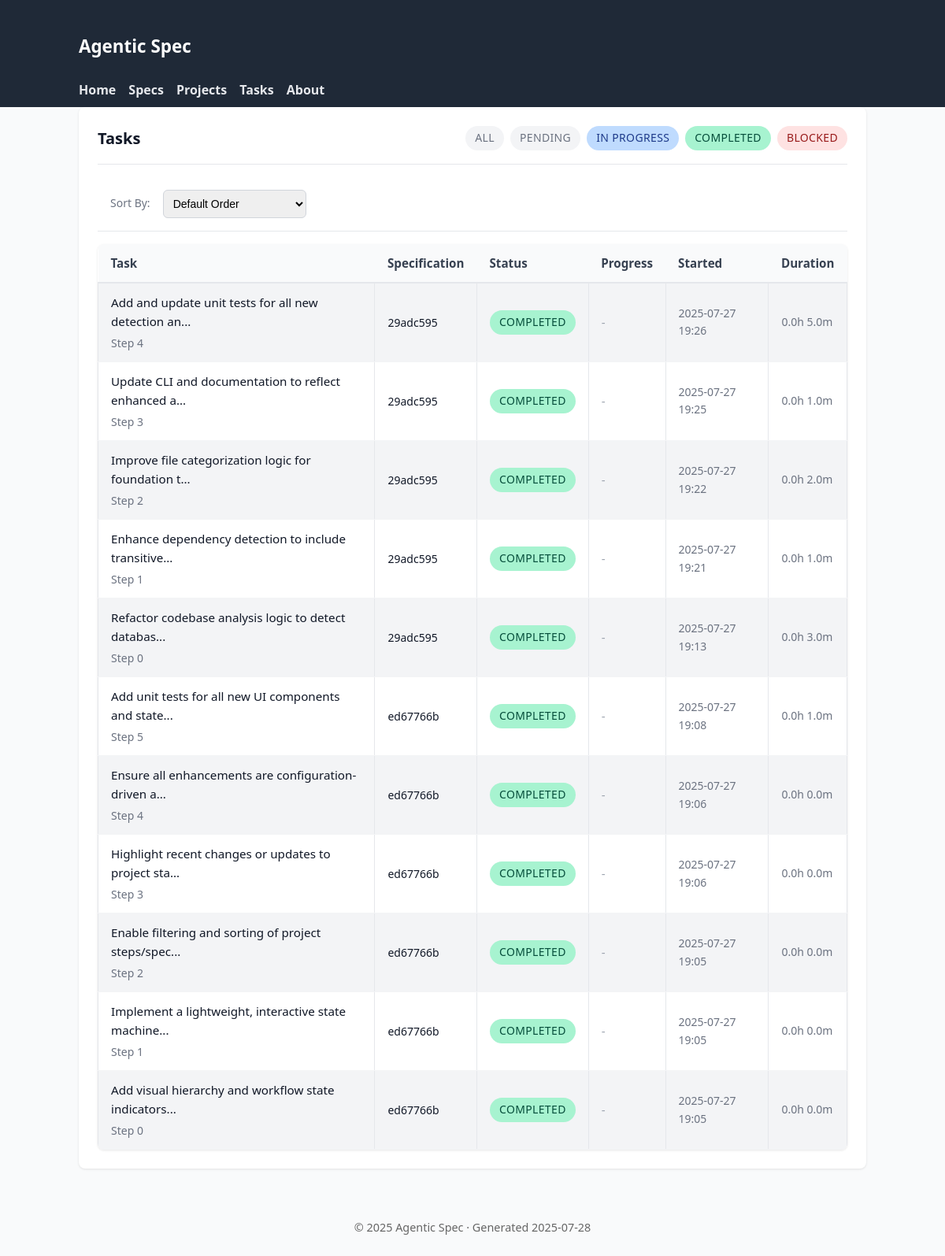
The page /tasks on the database its author committed.
### tables this page shows
CREATE TABLE tasks (
                id TEXT PRIMARY KEY,
                spec_id TEXT NOT NULL,
                step_index INTEGER NOT NULL,
                task TEXT NOT NULL,
                details TEXT NOT NULL,
                files TEXT NOT NULL,
                acceptance TEXT NOT NULL,
                estimated_effort TEXT NOT NULL,
                sub_spec_id TEXT,
                decomposition_hint TEXT,
                status TEXT DEFAULT 'pending',
                started_at TIMESTAMP,
                completed_at TIMESTAMP,
                time_spent_minutes INTEGER,
                completion_notes TEXT,
                blockers TEXT DEFAULT '[]',
                -- Enhanced tracking fields
                is_completed BOOLEAN DEFAULT FALSE,
                assigned_to TEXT DEFAULT 'unassigned',
                priority INTEGER DEFAULT 5,
                last_accessed TIMESTAMP,
                estimated_completion_date TIMESTAMP,
                actual_effort_minutes INTEGER,
                dependencies TEXT DEFAULT '[]',
                -- Lifecycle timestamps
                blocked_at TIMESTAMP,
                unblocked_at TIMESTAMP,
                approved_at TIMESTAMP,
                rejected_at TIMESTAMP,
                FOREIGN KEY (spec_id) REFERENCES specifications (id) ON DELETE CASCADE
            );

### agentic_spec/web_ui.py (the view)
@app.get("/tasks", response_class=HTMLResponse)
async def list_tasks(
    request: Request,
    status: str | None = None,
    spec_id: str | None = None,
    project: str | None = None,
    start_date: str | None = None,
    end_date: str | None = None,
):
    def _parse_date(date_str: str | None) -> datetime | None:
        if not date_str:
            return None
        try:
            return datetime.fromisoformat(date_str)
        except ValueError:
            return None
    start_dt = _parse_date(start_date)
    end_dt = _parse_date(end_date)
    async with await get_db_manager() as manager:
        candidate_tasks: list[TaskDB] = []
        if spec_id:
            candidate_tasks = await manager.backend.get_tasks_for_spec(spec_id)
        else:
            specs: list[SpecificationDB] = await manager.backend.list_specifications()
            if project:
                specs = [s for s in specs if s.context.get("project") == project]
            for spec in specs:
                spec_tasks = await manager.backend.get_tasks_for_spec(spec.id)
                candidate_tasks.extend(spec_tasks)
        if status:
            candidate_tasks = [t for t in candidate_tasks if t.status.value == status]
        if start_dt:
            candidate_tasks = [
                t for t in candidate_tasks if t.started_at and t.started_at >= start_dt
            ]
        if end_dt:
            candidate_tasks = [
                t for t in candidate_tasks if t.started_at and t.started_at <= end_dt
            ]
        candidate_tasks.sort(key=lambda t: t.started_at or datetime.min, reverse=True)
        ctx = base_context(request, title="Tasks")
        ctx.update(
            {
                "tasks": candidate_tasks,
                "filters": {
                    "status": status,
                    "spec_id": spec_id,
                    "project": project,
                    "start_date": start_date,
                    "end_date": end_date,
                },
            }
        )
        return templates.TemplateResponse("task_list.html", ctx)

### agentic_spec/web_templates/task_list.html (shortened to what this page needs)
{% extends 'base.html' %}
{% block content %}
<div class="card">
  <div class="card-header">
    <h2 class="card-title">Tasks{% if filters.status %} – {{ filters.status|capitalize }}{% endif %}</h2>
    <div style="display: flex; gap: 0.5rem; flex-wrap: wrap;">
      <a href="/tasks" class="status-badge {% if not filters.status %}pending{% endif %}" style="text-decoration: none;">All</a>
      <a href="/tasks?status=pending" class="status-badge pending" style="text-decoration: none;">Pending</a>
      <a href="/tasks?status=in_progress" class="status-badge in_progress" style="text-decoration: none;">In Progress</a>
      <a href="/tasks?status=completed" class="status-badge completed" style="text-decoration: none;">Completed</a>
      <a href="/tasks?status=blocked" class="status-badge blocked" style="text-decoration: none;">Blocked</a>
    </div>
  </div>
  <div style="display: flex; gap: 1rem; padding: 1rem; border-bottom: 1px solid #e5e7eb; align-items: center;">
    <label for="task-sort-by" style="font-size: 0.875rem; color: #6b7280;">Sort By:</label>
    <select id="task-sort-by" style="padding: 0.5rem; border: 1px solid #d1d5db; border-radius: 0.375rem; font-size: 0.875rem;">
      <option value="default">Default Order</option>
    </select>
  </div>
  {% if tasks %}
  <table>
    <thead>
      <tr>
        <th>Task</th>
        <th>Specification</th>
        <th>Status</th>
        <th>Progress</th>
        <th>Started</th>
        <th>Duration</th>
      </tr>
    </thead>
    <tbody>
      {% for t in tasks %}
      <tr>
        <td>
          <a href="/tasks/{{ t.id }}">{{ t.task[:50] }}{% if t.task|length > 50 %}...{% endif %}</a>
          <div class="card-subtitle">Step {{ t.id.split(':')[-1] }}</div>
        </td>
        <td>
          <a href="/specs/{{ t.spec_id }}" style="font-size: 0.875rem;">{{ t.spec_id }}</a>
        </td>
        <td>
          <span class="status-badge {{ t.status.value }}">{{ t.status.value }}</span>
        </td>
        <td>
          {% if t.progress_percentage %}
          <div class="progress-bar" style="width: 100px;">
            <div class="progress-fill" style="width: {{ t.progress_percentage }}%"></div>
          </div>
          <span style="font-size: 0.75rem; color: #6b7280;">{{ t.progress_percentage }}%</span>
          {% else %}
          <span style="color: #9ca3af;">-</span>
          {% endif %}
        </td>
        <td style="font-size: 0.875rem; color: #6b7280;">
          {% if t.started_at %}
          {{ t.started_at.strftime('%Y-%m-%d %H:%M') }}
          {% else %}
          <span style="color: #9ca3af;">Not started</span>
          {% endif %}
        </td>
        <td style="font-size: 0.875rem; color: #6b7280;">
          {% if t.started_at and t.completed_at %}
          {{ (t.completed_at - t.started_at).total_seconds() // 3600 }}h {{ ((t.completed_at - t.started_at).total_seconds() % 3600) // 60 }}m
          {% elif t.started_at %}
          <span style="color: #3b82f6;">In progress</span>
          {% else %}
          <span style="color: #9ca3af;">-</span>
          {% endif %}
        </td>
      </tr>
      {% endfor %}
    </tbody>
  </table>
  {% else %}
  <p style="color: #6b7280; text-align: center; padding: 3rem 0;">
    No tasks found{% if filters.status %} with status "{{ filters.status }}"{% endif %}.
  </p>
  {% endif %}
</div>
{% endblock %}

### agentic_spec/web_templates/static/styles.css (style rules this page uses)
body { font-family: system-ui, -apple-system, Segoe UI, Roboto, Helvetica, Arial, sans-serif; margin: 0; background: #f9fafb; color: #111827; line-height: 1.6; }
table { width: 100%; border-collapse: collapse; margin-top: 1rem; font-size: 0.95rem; }
th { background: #374151; color: #fff; padding: 8px; text-align: left; }
td { padding: 8px; border: 1px solid #e5e7eb; }
tbody tr:nth-child(odd) { background: #f3f4f6; }
table a { color: inherit; text-decoration: none; }
.status-badge { display: inline-flex; align-items: center; gap: 0.25rem; padding: 0.25rem 0.75rem; border-radius: 9999px; font-size: 0.875rem; font-weight: 500; text-transform: uppercase; letter-spacing: 0.025em; }
.status-badge.pending { background: #f3f4f6; color: #6b7280; }
.status-badge.in_progress { background: #bfdbfe; color: #1e3a8a; }
.status-badge.completed { background: #a7f3d0; color: #064e3b; }
.status-badge.blocked { background: #fee2e2; color: #991b1b; }
.card { background: #fff; border-radius: 0.5rem; box-shadow: 0 1px 3px rgba(0,0,0,0.1); padding: 1.5rem; margin-bottom: 1.5rem; }
.card-header { display: flex; justify-content: space-between; align-items: center; margin-bottom: 1rem; padding-bottom: 1rem; border-bottom: 1px solid #e5e7eb; }
.card-title { font-size: 1.25rem; font-weight: 600; color: #111827; margin: 0; }
.card-subtitle { font-size: 0.875rem; color: #6b7280; margin-top: 0.25rem; }
table { width: 100%; border-collapse: collapse; margin-top: 1rem; font-size: 0.95rem; background: #fff; border-radius: 0.5rem; overflow: hidden; box-shadow: 0 1px 3px rgba(0,0,0,0.1); }
th { background: #f9fafb; color: #374151; padding: 0.75rem 1rem; text-align: left; font-weight: 600; border-bottom: 2px solid #e5e7eb; }
td { padding: 0.75rem 1rem; border-bottom: 1px solid #f3f4f6; }

### rows shown on the page
tasks: task "Add and update unit tests for all new detection an", id "4", spec_id "29adc595", status.value "COMPLETED", started_at "2025-07-27 19:26", completed_at "0.0", completed_at "5.0"
tasks: task "Update CLI and documentation to reflect enhanced a", id "3", spec_id "29adc595", status.value "COMPLETED", started_at "2025-07-27 19:25", completed_at "0.0", completed_at "1.0"
tasks: task "Improve file categorization logic for foundation t", id "2", spec_id "29adc595", status.value "COMPLETED", started_at "2025-07-27 19:22", completed_at "0.0", completed_at "2.0"
tasks: task "Enhance dependency detection to include transitive", id "1", spec_id "29adc595", status.value "COMPLETED", started_at "2025-07-27 19:21", completed_at "0.0", completed_at "1.0"
tasks: task "Refactor codebase analysis logic to detect databas", id "0", spec_id "29adc595", status.value "COMPLETED", started_at "2025-07-27 19:13", completed_at "0.0", completed_at "3.0"
tasks: task "Add unit tests for all new UI components and state", id "5", spec_id "ed67766b", status.value "COMPLETED", started_at "2025-07-27 19:08", completed_at "0.0", completed_at "1.0"
tasks: task "Ensure all enhancements are configuration-driven a", id "4", spec_id "ed67766b", status.value "COMPLETED", started_at "2025-07-27 19:06", completed_at "0.0"
tasks: task "Highlight recent changes or updates to project sta", id "3", spec_id "ed67766b", status.value "COMPLETED", started_at "2025-07-27 19:06", completed_at "0.0"
tasks: task "Enable filtering and sorting of project steps/spec", id "2", spec_id "ed67766b", status.value "COMPLETED", started_at "2025-07-27 19:05", completed_at "0.0"
tasks: task "Implement a lightweight, interactive state machine", id "1", spec_id "ed67766b", status.value "COMPLETED", started_at "2025-07-27 19:05", completed_at "0.0"
tasks: task "Add visual hierarchy and workflow state indicators", id "0", spec_id "ed67766b", status.value "COMPLETED", started_at "2025-07-27 19:05", completed_at "0.0"
